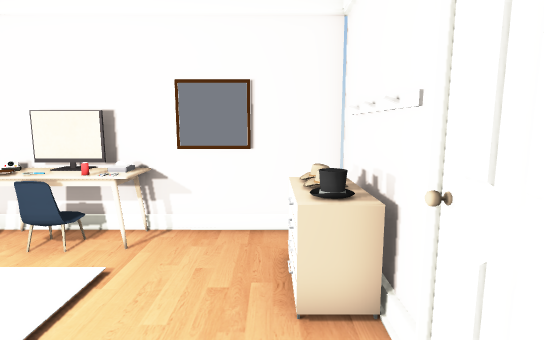
view 1 (above)

12 first-person views from a walk through a scene from a Unity 3-D project. The camera is 1.3 m above the floor, tilts 8° down and sees 80° across. The floor is counted in squares, 0.5 m on a side. Each view is taken from the middle of a square. On the plan, view 1 faces up. The plan holds only what a view shows up to about 20 squares ahead; the rest is blank.

view 2
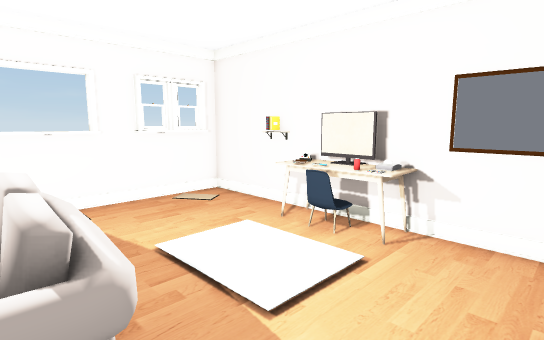

view 3
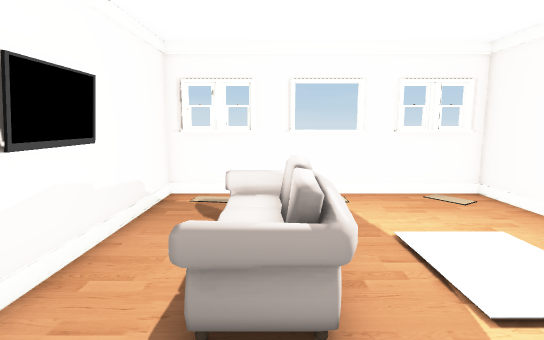

view 4
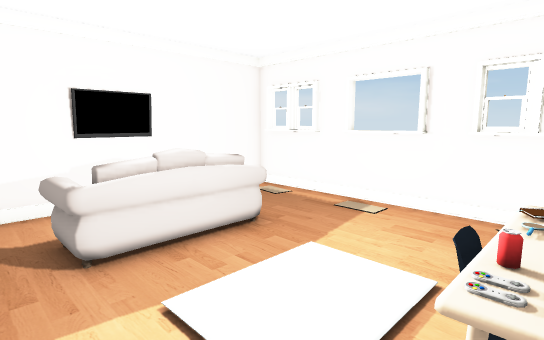

view 5
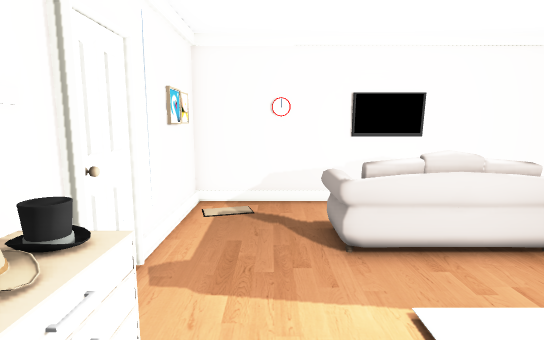

view 6
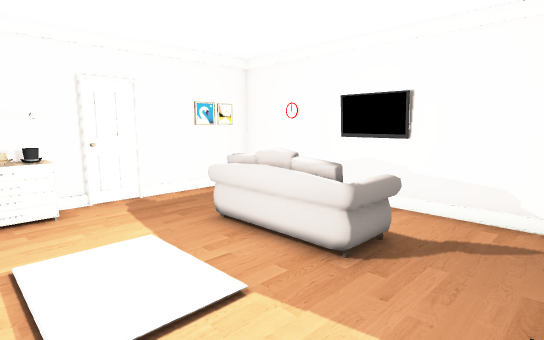

view 7
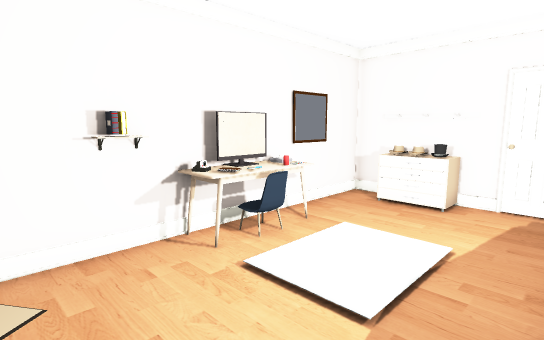

view 8
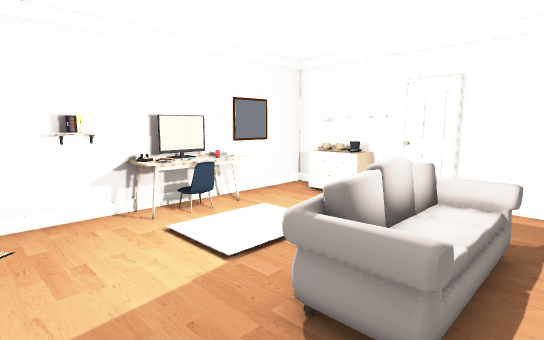

view 9
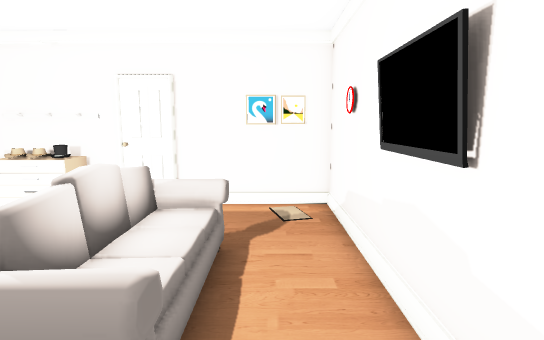

view 10
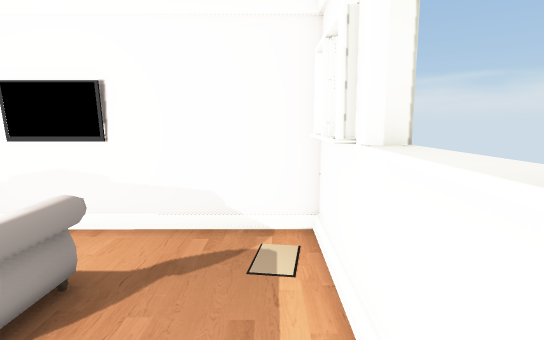

view 11
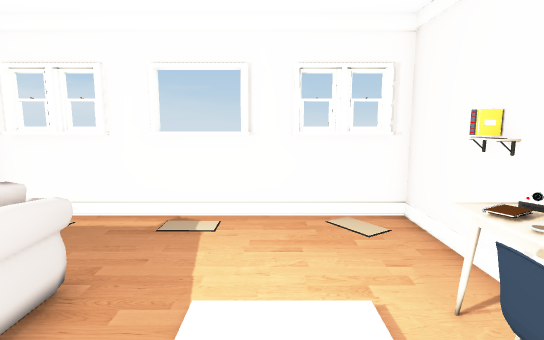

view 12
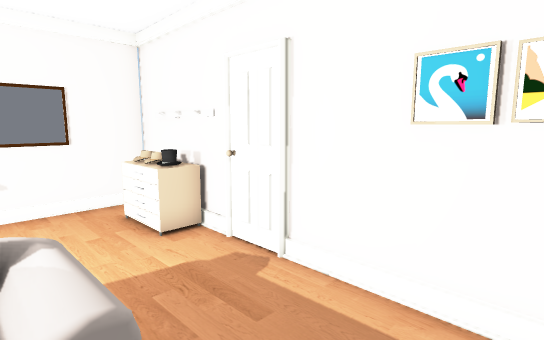

### Floor plan
Points are (right, up) in squares from view 1. A wall is a line through its corners. A room is listed if a view was taken in it or the views show most of it. See-through windows are left out.
Room 1 (views 1, 2, 3, 4, 5, 6, 7, 8, 9, 10, 11, 12)
walls: (-10.8, 3.4) (-10.8, 0.6); (-10.8, -0.5) (-10.9, -3.4); (-8.4, 7.9) (-11.2, 7.9) (-11.2, -3.9) (-1.5, -3.9); (-1.4, 7.9) (-6.6, 7.9); (-0.6, -3.9) (1.6, -3.9) (1.6, 7.9) (-0.6, 7.9); (-10.8, 7.4) (-10.8, 4.5)
low walls: (-5.4, 6.4) (-6.2, 6.4); (-2.9, 7.8) (-2.9, 6.4)
objects: other object (-8, 8); other object (-7, -1) to (-2, 1); other object (-7, 8); other object (-5, 6) to (-4, 6); other object (-5, 7); other object (-4, 7) to (-3, 7); other object (0, 4) to (1, 6); other object (0, 5)

Where each view was taken, in squares from view 1:
view 1: 0 up, 0 right, facing up
view 2: 0 up, 0 right, facing up-left
view 3: 0 up, 1 right, facing left
view 4: 7 up, 1 left, facing down-left
view 5: 7 up, 1 left, facing down
view 6: 6 up, 10 left, facing down-right
view 7: 1 up, 10 left, facing up-right
view 8: 2 down, 10 left, facing up-right
view 9: 2 down, 9 left, facing right
view 10: 4 up, 10 left, facing down
view 11: 4 up, 2 left, facing left
view 12: 3 down, 3 left, facing up-right
